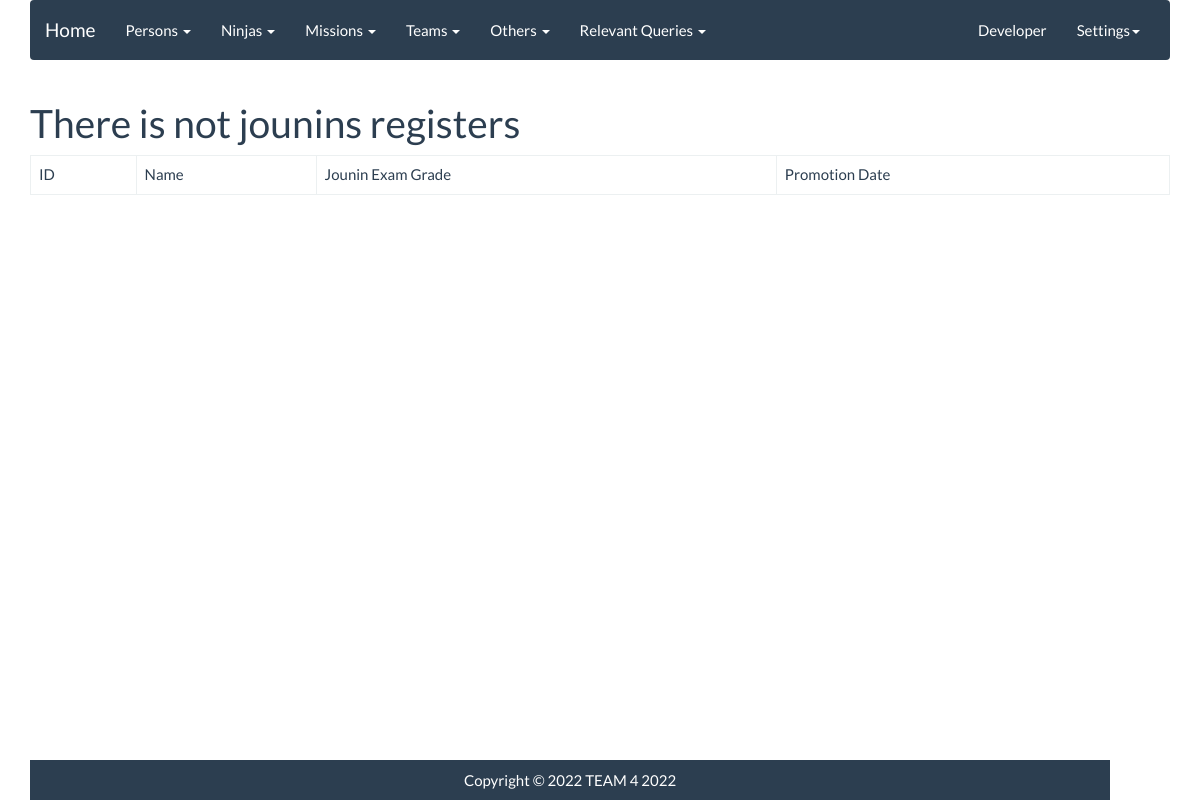
Before: /village/ninjas/jounin with the older database file.
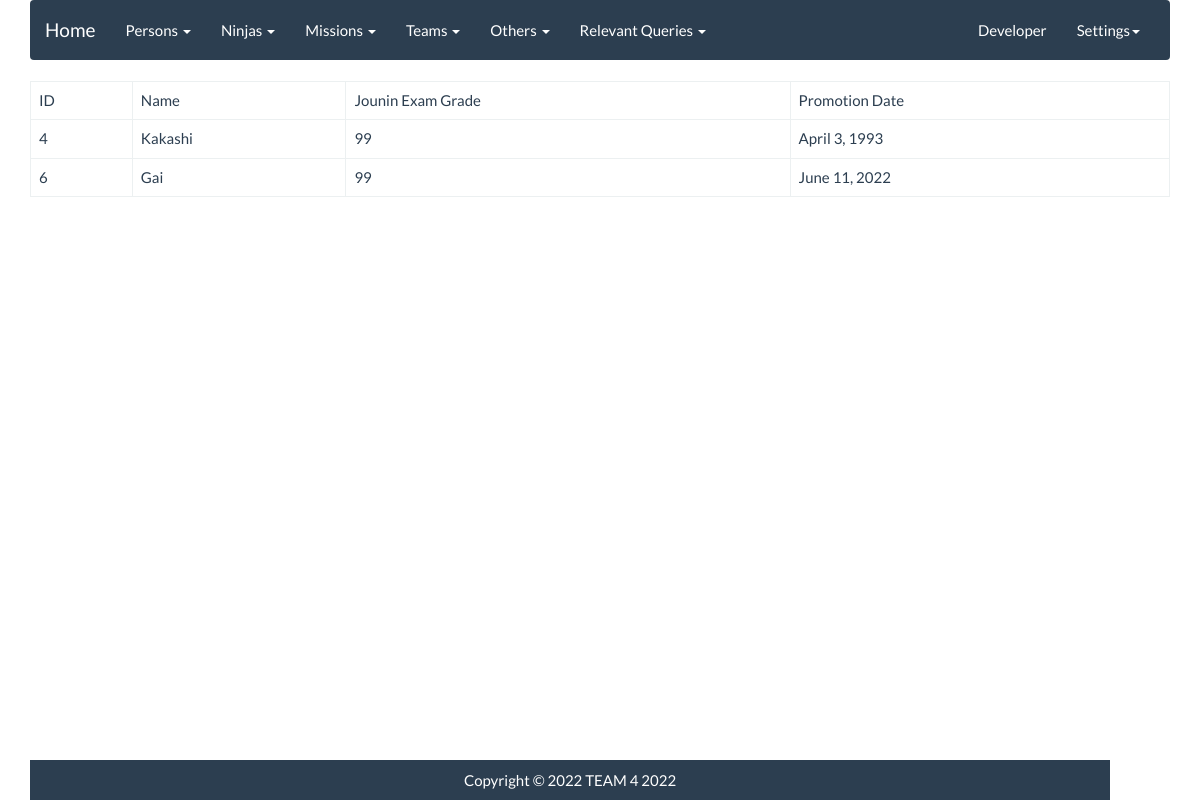
After: the same page with the newer database file.
### village/models.py (models this page shows, shortened)
class Jounin(models.Model):
    ninja = models.OneToOneField(Ninja, primary_key=True, null=False, blank=False, on_delete=models.CASCADE)
    jounin_exam_grade = models.IntegerField(validators=[exam_grade_validator]) #Asumimos en base a 100
    j_date = models.DateField()
    rank = 'jounin'

class Ninja(models.Model):
    person = models.OneToOneField(Person, primary_key=True, null=False, blank=False, on_delete=models.CASCADE)
    nickname = models.CharField(max_length=20, blank=True)
    max_chakra_amount = models.IntegerField(validators=[ninja_chakra_validator])
    techniques = models.ManyToManyField(Technique)
    invocations = models.ManyToManyField(Invocation, blank=True)

class Person(models.Model):
    name_p = models.CharField(max_length=30)
    gender = models.CharField(max_length=1, validators=[person_gender_validator]) #M o F
    clan = models.CharField(max_length=30)
    date_of_birth = models.DateField()
    age = models.IntegerField()

### village/views.py (the view)
# urls.py: path('ninjas/jounin', views.JouninList.as_view(), name='jounin'),
class JouninList(ListView):
    ordering = ['ninja_id']
    model = Jounin
    template_name = 'ninjas/jounin.html'
    paginate_by = 5

### templates/ninjas/jounin.html (shortened to what this page needs)
{% extends 'base/base.html' %}
{% block content %}
<table class="table table-bordered">
	<thead>
		<tr>
			<td>ID</td>
			<td>Name</td>
			<td>Jounin Exam Grade</td>
			<td>Promotion Date</td>
		</tr>
	</thead>
	<tbody>
		{% if object_list %}
		{% for object in object_list %}
		<tr>
			<td>{{ object.ninja_id }}</td>
			<td>{{ object.ninja.person.name_p }}</td>
			<td>{{ object.jounin_exam_grade }}</td>
			<td>{{ object.j_date }}</td>
		</tr>
		{% endfor %}
		{% else %}
		<h1>There is not jounins registers</h1>
		{% endif %}
	</tbody>
</table>
{% endblock%}

Changed rows visible on the page:
added Jounin: ninja_id "4", ninja.person.name_p "Kakashi", jounin_exam_grade "99", j_date "April 3, 1993"
added Jounin: ninja_id "6", ninja.person.name_p "Gai", jounin_exam_grade "99", j_date "June 11, 2022"
Other visible differences:
text no longer shown: "There is not jounins registers"
